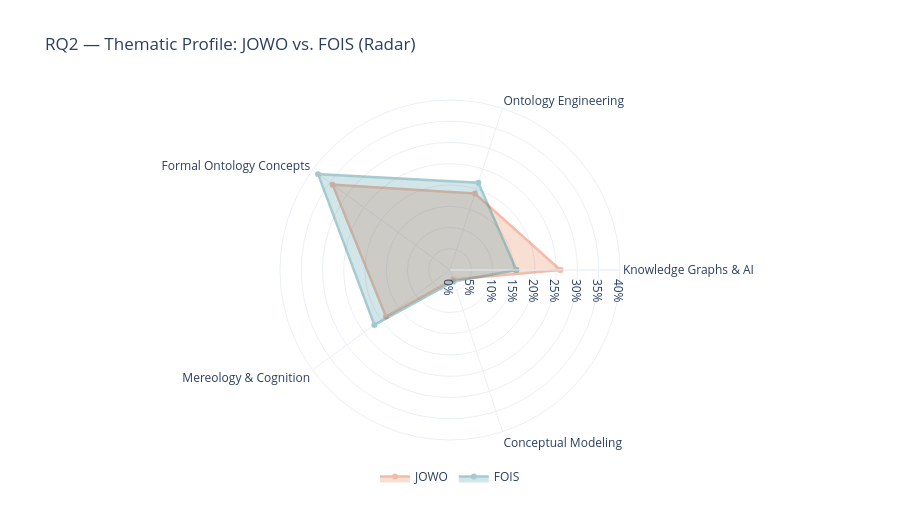

The notebook cell saved with this chart:
### Code cell
# ── Fig 2c: Radar chart — overall thematic profiles ───────────────────────────
pivot_agg_r = pivot_agg.reindex(CLUSTERS).fillna(0)
categories = CLUSTERS + [CLUSTERS[0]]  # close the loop

fig = go.Figure()
for venue, color in [("JOWO", JOWO_COLOR), ("FOIS", FOIS_COLOR)]:
    if venue not in pivot_agg_r.columns:
        continue
    vals = list(pivot_agg_r[venue]) + [pivot_agg_r[venue].iloc[0]]
    fig.add_trace(go.Scatterpolar(
        r=vals,
        theta=categories,
        fill="toself",
        opacity=0.4,
        line=dict(color=color, width=2.5),
        name=venue,
        hovertemplate=f"<b>{venue}</b><br>%{{theta}}: %{{r:.1f}}%<extra></extra>"
    ))

fig.update_layout(
    title="RQ2 — Thematic Profile: JOWO vs. FOIS (Radar)",
    polar=dict(
        radialaxis=dict(visible=True, ticksuffix="%", range=[0, 40])
    ),
    legend=dict(orientation="h", yanchor="bottom", y=-0.15, xanchor="center", x=0.5),
    height=520, template="plotly_white"
)
fig.show()

### Figure 1 — Plotly figure (JSON) as saved in the notebook; plotly's stock layout.template omitted (floating-point values rounded to 4 significant figures)
{"data": [{"fill": "toself", "hovertemplate": "<b>JOWO</b><br>%{theta}: %{r:.1f}%<extra></extra>", "line": {"color": "#E05A2B", "width": 2.5}, "name": "JOWO", "opacity": 0.4, "r": [25.98, 18.92, 34.15, 18.63, 2.322, 25.98], "theta": ["Knowledge Graphs & AI", "Ontology Engineering", "Formal Ontology Concepts", "Mereology & Cognition", "Conceptual Modeling", "Knowledge Graphs & AI"], "type": "scatterpolar"}, {"fill": "toself", "hovertemplate": "<b>FOIS</b><br>%{theta}: %{r:.1f}%<extra></extra>", "line": {"color": "#20808D", "width": 2.5}, "name": "FOIS", "opacity": 0.4, "r": [15.61, 21.61, 38.36, 21.99, 2.836, 15.61], "theta": ["Knowledge Graphs & AI", "Ontology Engineering", "Formal Ontology Concepts", "Mereology & Cognition", "Conceptual Modeling", "Knowledge Graphs & AI"], "type": "scatterpolar"}], "layout": {"height": 520, "legend": {"orientation": "h", "x": 0.5, "xanchor": "center", "y": -0.15, "yanchor": "bottom"}, "polar": {"radialaxis": {"range": [0, 40], "ticksuffix": "%", "visible": true}}, "title": {"text": "RQ2 — Thematic Profile: JOWO vs. FOIS (Radar)"}}}
